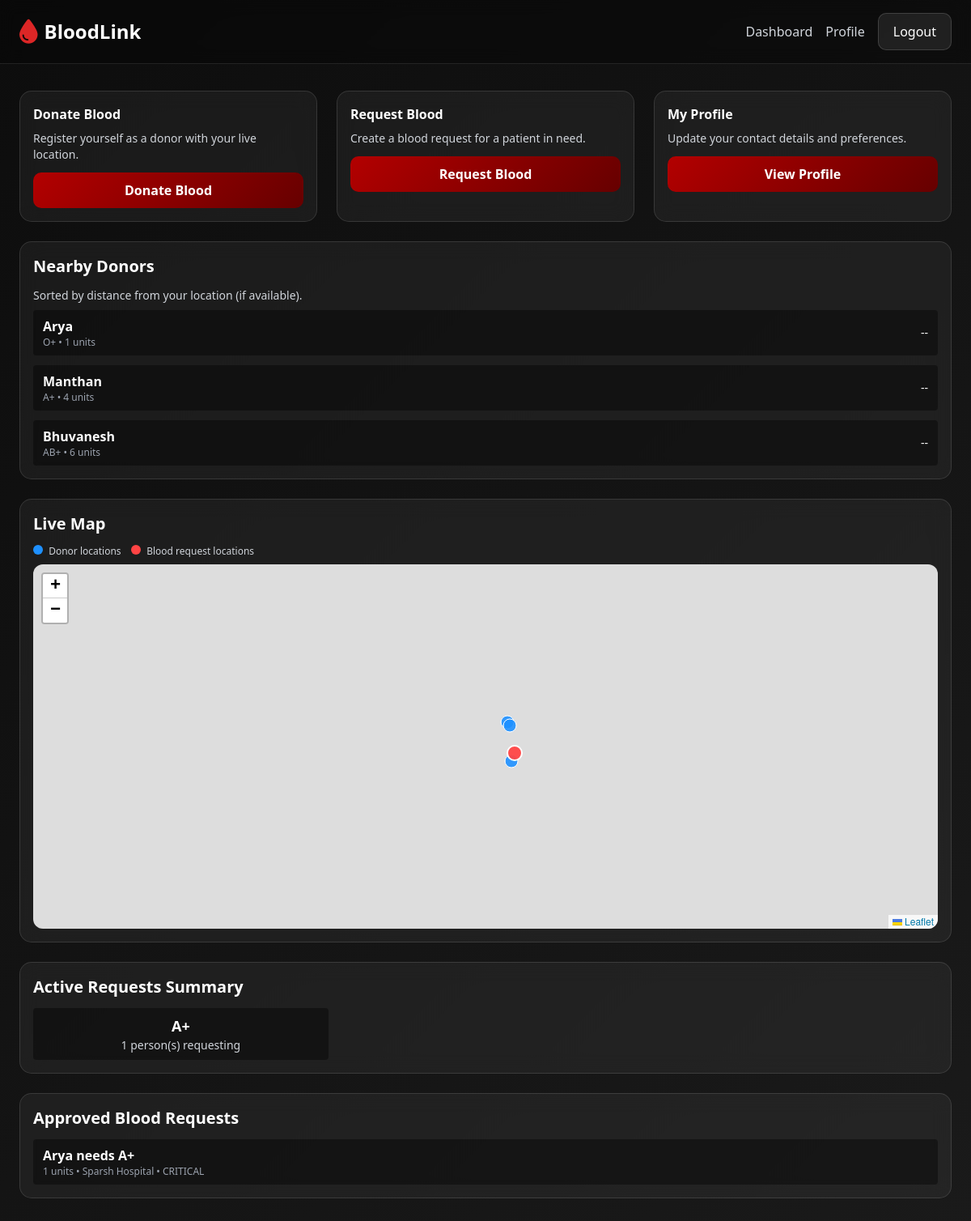
Page /donation/dashboard/ (signed in) on the committed database.
### donation/models.py (models this page shows, shortened)
class Donation(models.Model):
    donor = models.ForeignKey(User, on_delete=models.CASCADE, related_name='donations')
    blood_type = models.CharField(max_length=3, choices=BLOOD_TYPES)
    units_available = models.PositiveIntegerField(default=1)
    latitude = models.FloatField()
    longitude = models.FloatField()
    created_at = models.DateTimeField(auto_now_add=True)
    active = models.BooleanField(default=True)

class BloodRequest(models.Model):
    requester = models.ForeignKey(User, on_delete=models.CASCADE, related_name='requests')
    patient_name = models.CharField(max_length=100)
    blood_type = models.CharField(max_length=3, choices=BLOOD_TYPES)
    units_needed = models.PositiveIntegerField()
    hospital_name = models.CharField(max_length=200)
    address = models.CharField(max_length=255)
    latitude = models.FloatField()
    longitude = models.FloatField()
    urgency = models.CharField(max_length=20, choices=[
        ("CRITICAL", "Critical"),
        ("HIGH", "High"),
        ("MEDIUM", "Medium"),
    ], default="HIGH")
    status = models.CharField(max_length=20, choices=REQUEST_STATUS, default="PENDING")
    created_at = models.DateTimeField(auto_now_add=True)

### donation/views.py (the view)
# urls.py: path('dashboard/', views.dashboard, name='dashboard'),
@login_required
def dashboard(request):
    profile = request.user.profile
    donations = Donation.objects.filter(active=True)
    approved_requests = BloodRequest.objects.filter(status='APPROVED')
    user_lat = profile.latitude
    user_lng = profile.longitude
    def haversine(lat1, lon1, lat2, lon2):
        """Return distance in km between two lat/lng points."""
        if None in (lat1, lon1, lat2, lon2):
            return None
        R = 6371
        phi1, phi2 = math.radians(lat1), math.radians(lat2)
        dphi = math.radians(lat2 - lat1)
        dlambda = math.radians(lon2 - lon1)
        a = (
            math.sin(dphi / 2) ** 2 +
            math.cos(phi1) * math.cos(phi2) * math.sin(dlambda / 2) ** 2
        )
        return 2 * R * math.atan2(math.sqrt(a), math.sqrt(1 - a))
    nearby_donations = []
    for d in donations:
        dist = None
        if user_lat is not None and user_lng is not None:
            dist = haversine(user_lat, user_lng, d.latitude, d.longitude)
        nearby_donations.append({
            "id": d.id,
            "donor": d.donor.username,
            "blood_type": d.blood_type,
            "units": d.units_available,
            "lat": d.latitude,
            "lng": d.longitude,
            "distance": dist if dist is not None else 999999,
        })
    nearby_donations = sorted(nearby_donations, key=lambda x: x["distance"])
    donors_json = json.dumps(nearby_donations)
    requests_data = []
    for r in approved_requests:
        dist = None
        if user_lat is not None and user_lng is not None and r.latitude is not None and r.longitude is not None:
            dist = haversine(user_lat, user_lng, r.latitude, r.longitude)
        requests_data.append({
            "id": r.id,
            "patient_name": r.patient_name,
            "blood_type": r.blood_type,
            "units": r.units_needed,
            "lat": r.latitude,
            "lng": r.longitude,
            "hospital_name": r.hospital_name,
            "urgency": r.urgency,
            "distance": dist if dist is not None else 999999,
        })
    requests_json = json.dumps(requests_data)
    bt_counts = Counter(approved_requests.values_list('blood_type', flat=True))
    active_requests_summary = [
        {"blood_type": bt, "count": cnt}
        for bt, cnt in bt_counts.items()
    ]
    context = {
        "profile": profile,
        "nearby_donations": nearby_donations,
        "donors_json": donors_json,
        "requests_json": requests_json,               # 👈 NEW
        "blood_requests": approved_requests,
        "active_requests_summary": active_requests_summary,
    }
    return render(request, 'donation/dashboard.html', context)

### donation/templates/donation/dashboard.html (shortened to what this page needs)
{% extends "donation/base.html" %}
{% block content %}
<div class="grid md:grid-cols-3 gap-6 mb-6">
    <div class="glass-effect p-4">
        <h3 class="font-bold mb-2">Donate Blood</h3>
        <p class="text-sm text-gray-300 mb-3">
            Register yourself as a donor with your live location.
        </p>
        <a href="{% url 'donate_blood' %}" class="btn-primary inline-block w-full text-center">
            Donate Blood
        </a>
    </div>
    <div class="glass-effect p-4">
        <h3 class="font-bold mb-2">Request Blood</h3>
        <p class="text-sm text-gray-300 mb-3">
            Create a blood request for a patient in need.
        </p>
        <a href="{% url 'request_blood' %}" class="btn-primary inline-block w-full text-center">
            Request Blood
        </a>
    </div>
    <div class="glass-effect p-4">
        <h3 class="font-bold mb-2">My Profile</h3>
        <p class="text-sm text-gray-300 mb-3">
            Update your contact details and preferences.
        </p>
        <a href="{% url 'profile' %}" class="btn-primary inline-block w-full text-center">
            View Profile
        </a>
    </div>
</div>
<div class="glass-effect p-4 mb-6">
    <h2 class="text-xl font-bold mb-3">Nearby Donors</h2>
    <div class="text-sm text-gray-300 mb-2">
        Sorted by distance from your location (if available).
    </div>
    <div class="max-h-72 overflow-y-auto space-y-3">
        {% for d in nearby_donations %}
        <div class="flex justify-between items-center bg-black/40 px-3 py-2 rounded">
            <div>
                <div class="font-semibold">{{ d.donor }}</div>
                <div class="text-xs text-gray-400">
                    {{ d.blood_type }} • {{ d.units }} units
                </div>
            </div>
            <div class="text-sm">
                {% if d.distance == 999999 %}
                    --
                {% else %}
                    {{ d.distance|floatformat:2 }} km
                {% endif %}
            </div>
        </div>
        {% empty %}
        <div class="text-gray-400 text-sm">No donors available yet.</div>
        {% endfor %}
    </div>
</div>
<div class="glass-effect p-4 mb-6">
    <h2 class="text-xl font-bold mb-3">Live Map</h2>
    <div class="text-xs text-gray-300 mb-2">
        <span class="inline-block w-3 h-3 rounded-full mr-1" style="background:#1e90ff;"></span>
        Donor locations
        &nbsp;&nbsp;
        <span class="inline-block w-3 h-3 rounded-full mr-1" style="background:#ff4444;"></span>
        Blood request locations
    </div>
    <div id="map"></div>
</div>
<div class="glass-effect p-4 mb-6">
    <h2 class="text-xl font-bold mb-3">Active Requests Summary</h2>
    {% if active_requests_summary %}
        <div class="grid md:grid-cols-3 gap-3">
            {% for item in active_requests_summary %}
            <div class="bg-black/40 px-3 py-2 rounded flex flex-col items-center">
                <div class="text-lg font-semibold">
                    {{ item.blood_type }}
                </div>
                <div class="text-sm text-gray-300">
                    {{ item.count }} person(s) requesting
                </div>
            </div>
            {% endfor %}
        </div>
    {% else %}
        <div class="text-gray-400 text-sm">
            No active blood requests yet.
        </div>
    {% endif %}
</div>
<div class="glass-effect p-4">
    <h2 class="text-xl font-bold mb-3">Approved Blood Requests</h2>
    {% if blood_requests %}
        <div class="space-y-3">
            {% for r in blood_requests %}
            <div class="bg-black/40 px-3 py-2 rounded">
                <div class="font-semibold">
                    {{ r.patient_name }} needs {{ r.blood_type }}
                </div>
                <div class="text-xs text-gray-400">
                    {{ r.units_needed }} units • {{ r.hospital_name }} • {{ r.urgency }}
                </div>
            </div>
            {% endfor %}
        </div>
    {% else %}
        <div class="text-gray-400 text-sm">
            No approved blood requests yet.
        </div>
    {% endif %}
</div>
{% endblock %}

### donation/templates/donation/base.html (style rules this page uses)
body { font-family: "Segoe UI", sans-serif; background: linear-gradient(135deg, #0d0d0d, #1a1a1a); min-height: 100vh; color: white; }
.glass-effect { background: rgba(255,255,255,0.05); border: 1px solid rgba(255,255,255,0.12); backdrop-filter: blur(12px); border-radius: 15px; }
.btn-primary { background: linear-gradient(135deg, #b30000, #660000); color: white; padding: 10px 18px; border-radius: 10px; font-weight: 600; display: inline-flex; align-items: center; justify-content: center; }
#map { height: 450px; border-radius: 12px; }

### rows in the picture
Donation: blood_type "O+"
Donation: blood_type "A+"
Donation: blood_type "AB+"
BloodRequest: patient_name "Arya", blood_type "A+", units_needed "1", hospital_name "Sparsh Hospital", urgency "CRITICAL"

### other values in the picture
{{ d.donor }} "Arya" "Manthan" "Bhuvanesh"
{{ d.units }} "1" "4" "6"
{{ item.blood_type }} "A+"
{{ item.count }} "1"
